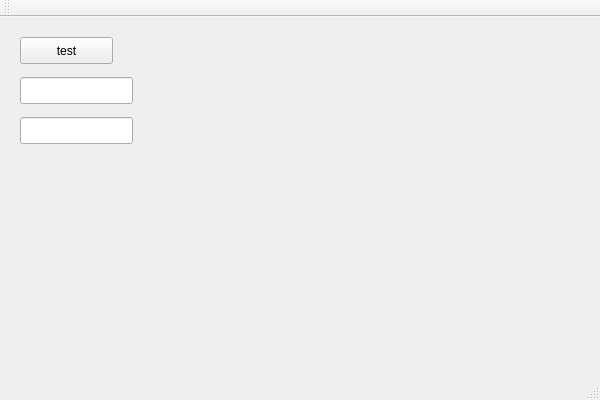
<?xml version="1.0" encoding="UTF-8"?>
<ui version="4.0">
 <class>MainWindow</class>
 <widget class="QMainWindow" name="MainWindow">
  <property name="geometry">
   <rect>
    <x>0</x>
    <y>0</y>
    <width>600</width>
    <height>400</height>
   </rect>
  </property>
  <property name="windowTitle">
   <string>MainWindow</string>
  </property>
  <widget class="QWidget" name="centralWidget">
   <widget class="QPushButton" name="pushButton">
    <property name="geometry">
     <rect>
      <x>20</x>
      <y>20</y>
      <width>93</width>
      <height>27</height>
     </rect>
    </property>
    <property name="text">
     <string>test</string>
    </property>
   </widget>
   <widget class="QLineEdit" name="lineEdit">
    <property name="geometry">
     <rect>
      <x>20</x>
      <y>60</y>
      <width>113</width>
      <height>27</height>
     </rect>
    </property>
   </widget>
   <widget class="QLineEdit" name="lineEdit_2">
    <property name="geometry">
     <rect>
      <x>20</x>
      <y>100</y>
      <width>113</width>
      <height>27</height>
     </rect>
    </property>
   </widget>
  </widget>
  <widget class="QMenuBar" name="menuBar">
   <property name="geometry">
    <rect>
     <x>0</x>
     <y>0</y>
     <width>600</width>
     <height>24</height>
    </rect>
   </property>
  </widget>
  <widget class="QToolBar" name="mainToolBar">
   <attribute name="toolBarArea">
    <enum>TopToolBarArea</enum>
   </attribute>
   <attribute name="toolBarBreak">
    <bool>false</bool>
   </attribute>
  </widget>
  <widget class="QStatusBar" name="statusBar"/>
 </widget>
 <layoutdefault spacing="6" margin="11"/>
 <resources/>
 <connections>
  <connection>
   <sender>pushButton</sender>
   <signal>clicked()</signal>
   <receiver>MainWindow</receiver>
   <slot>slot_test()</slot>
   <hints>
    <hint type="sourcelabel">
     <x>86</x>
     <y>69</y>
    </hint>
    <hint type="destinationlabel">
     <x>213</x>
     <y>73</y>
    </hint>
   </hints>
  </connection>
 </connections>
 <slots>
  <slot>slot_test()</slot>
 </slots>
</ui>
